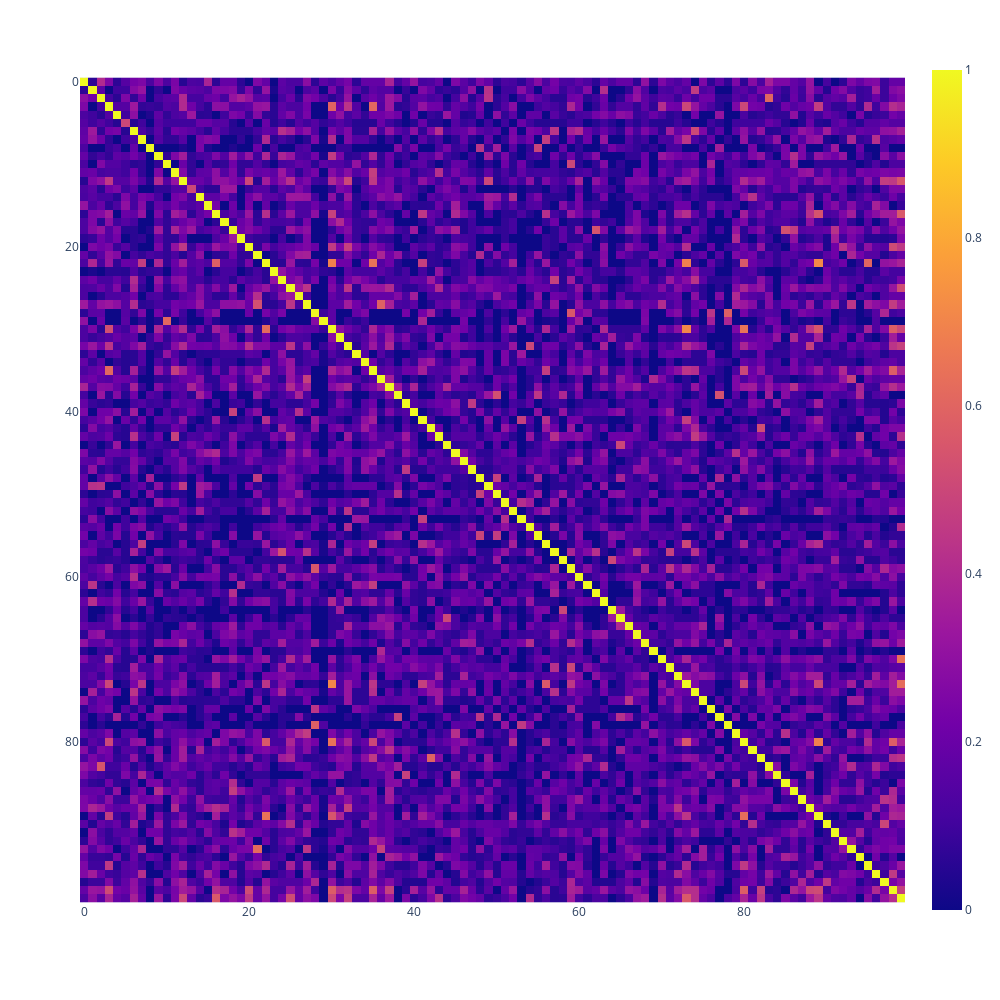

Notebook code for this chart:
### Code cell
px.imshow(simmat, width=1000, height=1000)

### Figure 1 — Plotly figure (JSON) as saved in the notebook; plotly's stock layout.template omitted (floating-point values rounded to 4 significant figures; data arrays with more than 128 entries replaced by an {"elided": "..."} marker saying what was removed)
{"data": [{"coloraxis": "coloraxis", "hovertemplate": "x: %{x}<br>y: %{y}<br>color: %{z}<extra></extra>", "name": "0", "type": "heatmap", "xaxis": "x", "yaxis": "y", "z": {"elided": "100x100 float values"}}], "layout": {"coloraxis": {"colorscale": [[0, "#0d0887"], [0.1111, "#46039f"], [0.2222, "#7201a8"], [0.3333, "#9c179e"], [0.4444, "#bd3786"], [0.5556, "#d8576b"], [0.6667, "#ed7953"], [0.7778, "#fb9f3a"], [0.8889, "#fdca26"], [1, "#f0f921"]]}, "height": 1000, "margin": {"t": 60}, "width": 1000, "xaxis": {"anchor": "y", "constrain": "domain", "domain": [0, 1], "scaleanchor": "y"}, "yaxis": {"anchor": "x", "autorange": "reversed", "constrain": "domain", "domain": [0, 1]}}}
